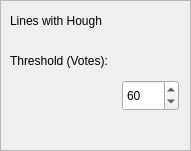
         <widget class="QFrame" name="linesHoughFrame">
          <property name="enabled">
           <bool>true</bool>
          </property>
          <property name="geometry">
           <rect>
            <x>280</x>
            <y>10</y>
            <width>191</width>
            <height>151</height>
           </rect>
          </property>
          <property name="frameShape">
           <enum>QFrame::StyledPanel</enum>
          </property>
          <property name="frameShadow">
           <enum>QFrame::Raised</enum>
          </property>
          <widget class="QLabel" name="label_33">
           <property name="geometry">
            <rect>
             <x>10</x>
             <y>10</y>
             <width>141</width>
             <height>21</height>
            </rect>
           </property>
           <property name="text">
            <string>Lines with Hough</string>
           </property>
          </widget>
          <widget class="QLabel" name="label_34">
           <property name="geometry">
            <rect>
             <x>10</x>
             <y>50</y>
             <width>141</width>
             <height>21</height>
            </rect>
           </property>
           <property name="text">
            <string>Threshold (Votes):</string>
           </property>
          </widget>
          <widget class="QSpinBox" name="linesHoughVotesSB">
           <property name="geometry">
            <rect>
             <x>122</x>
             <y>80</y>
             <width>57</width>
             <height>31</height>
            </rect>
           </property>
           <property name="minimum">
            <number>1</number>
           </property>
           <property name="maximum">
            <number>300</number>
           </property>
           <property name="singleStep">
            <number>2</number>
           </property>
           <property name="value">
            <number>60</number>
           </property>
          </widget>
         </widget>
